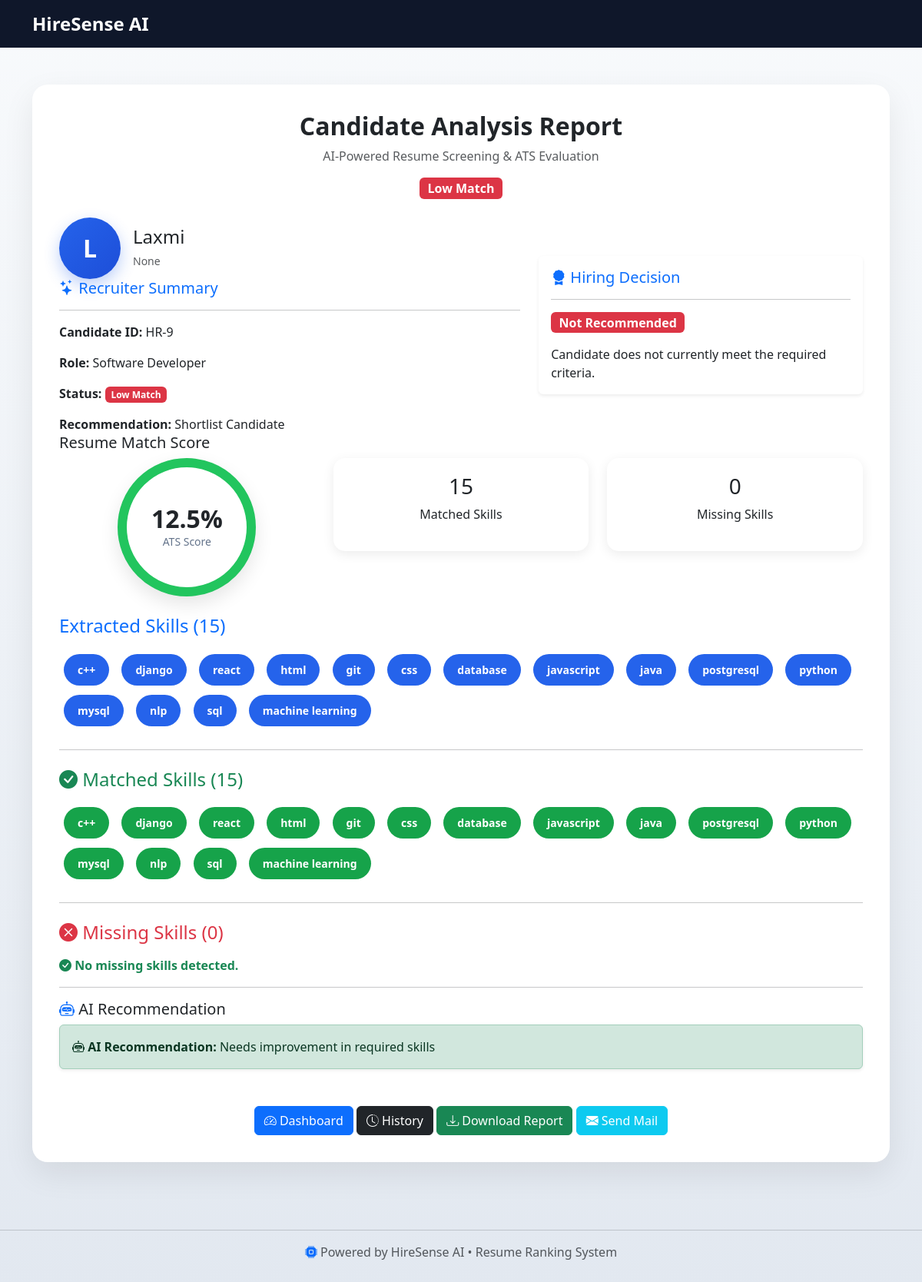
The page /view/9 (signed in) on the database its author committed.
### models.py (models this page shows)
class Resume(db.Model):
    id = db.Column(db.Integer, primary_key=True)
    user_id = db.Column(db.Integer)
    score = db.Column(db.Float)
    status = db.Column(db.String(50))
    filename = db.Column(db.String(200))   # ✅ NEW
    role = db.Column(db.String(100))       # ✅ NEW
    created_at = db.Column(db.DateTime, default=db.func.now())  # ✅ NEW
    skills = db.Column(db.Text)    # ✅ NEW (store skills as string)
    email = db.Column(db.String(120))
    feedback = db.Column(db.Text)

### app.py (the view)
@app.route("/view/<int:id>")
def view(id):
    if "user_id" not in session:
        return redirect("/login")
    resume = Resume.query.get(id)
    if not resume:
        return "No record found"
    skills = resume.skills.split(",") if resume.skills else []
    return render_template(
    "result.html",
    candidate_name=session.get("user_name"),
    id=resume.id,
    status=resume.status,
    score=round(resume.score * 100, 2),
    email=resume.email,
    role=resume.role,
    skills=skills,
    matched=skills,
    missing=[],
    feedback=resume.feedback
)

### templates/result.html (shortened to what this page needs)
<!DOCTYPE html>
<html>
<head>
<link rel="stylesheet" href="https://cdn.jsdelivr.net/npm/bootstrap-icons@1.11.3/font/bootstrap-icons.min.css">
<link href="https://cdn.jsdelivr.net/npm/bootstrap@5.3.0/dist/css/bootstrap.min.css" rel="stylesheet">
</head>
<body>
<nav class="navbar">
    <div class="container">
        <span class="navbar-brand">
            HireSense AI
        </span>
    </div>
</nav>
<div class="container mt-5">
<div class="report-card">
<div class="text-center mb-4">
<h2 class="fw-bold">
    Candidate Analysis Report
</h2>
<p class="text-muted">
    AI-Powered Resume Screening & ATS Evaluation
</p>
    {% if status == "Strong Match" %}
        <span class="badge bg-success fs-6">
            Strong Match
        </span>
    {% elif status == "Moderate Match" %}
        <span class="badge bg-warning text-dark fs-6">
            Moderate Match
        </span>
    {% else %}
        <span class="badge bg-danger fs-6">
            Low Match
        </span>
    {% endif %}
</div>
<div class="row align-items-center">
    <div class="col-md-7">
        <div class="d-flex align-items-center">
            <div class="avatar-circle">
                {{ candidate_name[0]|upper if candidate_name else 'L' }}
            </div>
            <div class="ms-3">
                <h4 class="mb-1">{{ candidate_name }}</h4>
                <small class="text-muted">{{ email }}</small>
            </div>
        </div>
       <h5 class="text-primary">
    <i class="bi bi-stars"></i>
    Recruiter Summary
</h5>
<hr>
<p>
    <strong>Candidate ID:</strong>
    HR-{{ id }}
</p>
<p>
    <strong>Role:</strong>
    {{ role }}
</p>
<p>
    <strong>Status:</strong>
    {% if status=="Strong Match" %}
        <span class="badge bg-success">
            Strong Match
        </span>
    {% elif status=="Moderate Match" %}
        <span class="badge bg-warning text-dark">
            Moderate Match
        </span>
    {% else %}
        <span class="badge bg-danger">
            Low Match
        </span>
    {% endif %}
</p>
<p class="mb-0">
    <strong>Recommendation:</strong>
    Shortlist Candidate
</p>
    </div>
    <div class="col-md-5">
    <div class="card border-0 shadow-sm">
        <div class="card-body">
            <h5 class="text-primary">
                <i class="bi bi-award-fill"></i>
                Hiring Decision
            </h5>
            <hr>
            {% if score >= 75 %}
                <span class="badge bg-success fs-6">
                    Recommended for Interview
                </span>
                <p class="mt-3 mb-0">
                    Candidate meets the required skill criteria and is suitable for the next recruitment stage.
                </p>
            {% else %}
                <span class="badge bg-danger fs-6">
                    Not Recommended
                </span>
                <p class="mt-3 mb-0">
                    Candidate does not currently meet the required criteria.
                </p>
            {% endif %}
        </div>
    </div>
</div>
</div>
<h5>Resume Match Score</h5>
<div class="row mb-4">
    <div class="col-md-4">
    <div class="score-circle">
        <h2>{{ score }}%</h2>
        <small>ATS Score</small>
    </div>
</div>
    <div class="col-md-4">
        <div class="stat-card">
            <h3>{{ matched|length }}</h3>
            <p>Matched Skills</p>
        </div>
    </div>
    <div class="col-md-4">
        <div class="stat-card">
            <h3>{{ missing|length }}</h3>
            <p>Missing Skills</p>
        </div>
    </div>
</div>
<div class="mt-4">
<h4 class="text-primary mb-3">
    Extracted Skills ({{ skills|length }})
</h4>
{% for skill in skills %}
    <span class="skill-chip allskills">
        {{ skill }}
    </span>
{% endfor %}
<hr class="my-4">
<h4 class="text-success mb-3">
    <i class="bi bi-check-circle-fill"></i>
    Matched Skills ({{ matched|length }})
</h4>
{% if matched %}
    {% for skill in matched %}
        <span class="skill-chip matched">
            {{ skill }}
        </span>
    {% endfor %}
{% else %}
    <p class="text-muted">No matched skills found.</p>
{% endif %}
<hr class="my-4">
<h4 class="text-danger mb-3">
    <i class="bi bi-x-circle-fill"></i>
    Missing Skills ({{ missing|length }})
</h4>
{% if missing %}
    {% for skill in missing %}
        <span class="skill-chip missing">
            {{ skill }}
        </span>
    {% endfor %}
{% else %}
    <p class="text-success fw-bold">
        <i class="bi bi-check-circle-fill"></i>
        No missing skills detected.
    </p>
{% endif %}
</div>
<hr>
<h5>
    <i class="bi bi-robot text-primary"></i>
    AI Recommendation
</h5>
<div class="alert alert-success shadow-sm">
    <i class="bi bi-robot"></i>
    <strong>AI Recommendation:</strong>
    {{ feedback }}
</div>
<div class="text-center mt-5">
  <a href="/dashboard" class="btn btn-primary">
    <i class="bi bi-speedometer2"></i> Dashboard
</a>
<a href="/history" class="btn btn-dark">
    <i class="bi bi-clock-history"></i> History
</a>
<a href="/download_pdf/{{ id }}" class="btn btn-success">
    <i class="bi bi-download"></i> Download Report
</a>
<a href="/send_mail/{{ id }}" class="btn btn-info text-white">
    <i class="bi bi-envelope-fill"></i> Send Mail
</a>
</div>
</div>
</div>
<footer class="mt-5 py-4 text-center text-muted">
    <hr>
    <p>
        <i class="bi bi-cpu-fill text-primary"></i>
        Powered by HireSense AI • Resume Ranking System
    </p>
</footer>
</body>
</html>

### templates/result.html (style rules this page uses)
body { background:linear-gradient( to bottom, #f8fafc, #e2e8f0 ); }
.navbar { background:#0f172a; }
.navbar-brand { color:white !important; font-weight:700; font-size:24px; }
.report-card { background:white; border-radius:20px; padding:30px; box-shadow:0 10px 30px rgba(0,0,0,.1); }
.stat-card { background:white; border-radius:15px; padding:20px; text-align:center; box-shadow:0 4px 15px rgba(0,0,0,.08); }
.skill-chip { display:inline-block; padding:8px 14px; border-radius:20px; margin:5px; color:white; font-size:14px; }
.matched { background:#16a34a; }
.allskills { background:#2563eb; }
.skill-chip { display:inline-block; padding:10px 18px; border-radius:25px; margin:6px; color:white; font-size:14px; font-weight:600; transition:all .3s ease; }
.report-card { background:white; border-radius:20px; padding:35px; box-shadow:0 15px 40px rgba(0,0,0,.08); }
.avatar-circle { width:80px; height:80px; border-radius:50%; background:linear-gradient(135deg,#2563eb,#1d4ed8); color:white; display:flex; justify-content:center; align-items:center; font-size:32px; font-weight:bold; box-shadow:0 8px 20px rgba(37,99,235,.3); }
.score-circle { width:180px; height:180px; margin:auto; border-radius:50%; border:12px solid #22c55e; display:flex; flex-direction:column; justify-content:center; align-items:center; background:white; box-shadow:0 10px 25px rgba(0,0,0,.1); }
.score-circle h2 { font-weight:700; margin:0; }
.score-circle small { color:#64748b; }

### rows shown on the page
Resume: role "Software Developer", feedback "Needs improvement in required skills"

### other values the page prints
{{ candidate_name[0]|upper if candidate_name else 'L' }} "L"
{{ candidate_name }} "Laxmi"
{{ email }} "None"
{{ id }} "9"
{{ score }} "12.5"
{{ matched|length }} "15"
{{ missing|length }} "0"
{{ skills|length }} "15"
{{ skill }} "c++" "django" "react" "html" "git" "css" "database" "javascript" "java" "postgresql" "python" "mysql" "nlp" "sql" "machine learning"
